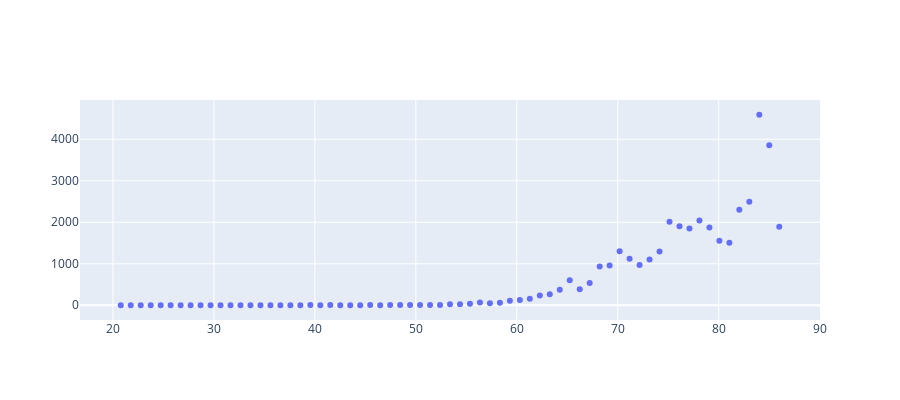

The code cell stored with this chart in its notebook:
### Code cell
x,y = np.linspace(1,86,87)[20:], np.asarray(t004).astype('float64')[20:] 
raw_data_plot = go.Scatter(x=x, y=y, name="Raw Data", mode='markers')
fig = go.Figure([raw_data_plot])
fig.update_layout(height=400)
